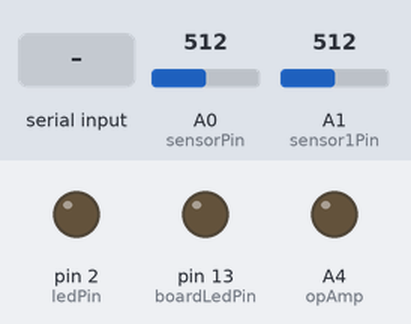
This sketch was run on a simulated Teensy 4. Parts: output pins drawn as LEDs (lit = HIGH). The test bench sets the inputs (shaded band); at power-on: A0 (sensorPin) = 512, A1 (sensor1Pin) = 512 (analog values on the 0–1023 scale).

Above: at 1.2 s.
1.3 s: "BEGIN TRANSFER\n" received over the second serial link
At 1.9 s:
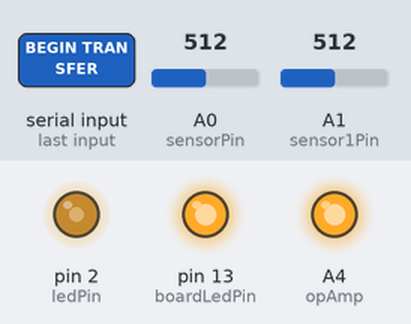
2.8 s: "1\n" received over the second serial link
At 3.1 s:
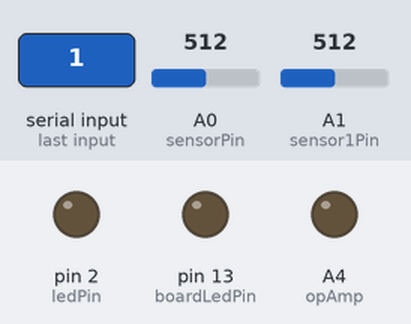
Timing chart, 0 to 5.8 s (numbered marks = the images above; inputs shaded):
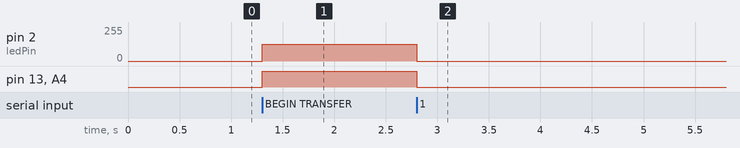

The sketch:

fluoro_firmware_v21.ino
```cpp
/*
* TEENSYv4 CODE FOR THE BALL AEROSPACE IN WATER FLUOROMETER
* COLE RADETICH 2023
*/

/*
 ███████╗██╗     ██╗   ██╗ ██████╗ ██████╗  ██████╗
 ██╔════╝██║     ██║   ██║██╔═══██╗██╔══██╗██╔═══██╗
 █████╗  ██║     ██║   ██║██║   ██║██████╔╝██║   ██║
 ██╔══╝  ██║     ██║   ██║██║   ██║██╔══██╗██║   ██║
 ██║     ███████╗╚██████╔╝╚██████╔╝██║  ██║╚██████╔╝
 ╚═╝     ╚══════╝ ╚═════╝  ╚═════╝ ╚═╝  ╚═╝ ╚═════╝


 ╔═╗┌┐┌  ┬┌┐┌  ┬ ┬┌─┐┌┬┐┌─┐┬─┐  ┌─┐┬  ┬ ┬┌─┐┬─┐┌─┐┌┬┐┌─┐┌┬┐┌─┐┬─┐
 ╠═╣│││  ││││  │││├─┤ │ ├┤ ├┬┘  ├┤ │  │ ││ │├┬┘│ ││││├┤  │ ├┤ ├┬┘
 ╩ ╩┘└┘  ┴┘└┘  └┴┘┴ ┴ ┴ └─┘┴└─  └  ┴─┘└─┘└─┘┴└─└─┘┴ ┴└─┘ ┴ └─┘┴└─
*/

#define HWSERIAL Serial1 //this makes it easier for us to reference the TX/RX, since serial as a keyword here references USB OTG mode and not RX/Tx
//CROSS CHECK THESE WITH HARDWARE VALUES, ENSURE THAT WE ARE REFERENCING THE CORRECT DIODES
const int sensorPin = 14; //sensor0 (hamamatsu, not filtered)
const int sensor1Pin = 15; //sensor1 (hammamatsu, filtered)
const int ledPin = 2; //driving LEDs, PWM**
const int boardLedPin = 13; //little orange fella
const int opAmp = 18; //OP Amp

byte ret1, ret2;
int pwm_on, timestep; //variables
//extra pin info: https://www.pjrc.com/store/teensy40.html#pins
//setup
void setup()
{
  //init TX/RX pins
  HWSERIAL.begin(115200);
  HWSERIAL.setTimeout(1);
  //init LED pin for PWM output
  pinMode(opAmp, OUTPUT);
  pinMode(ledPin, OUTPUT);
  //init debug LED
  pinMode(boardLedPin, OUTPUT);
  //init pwm flag. this is off since the device is off
  pwm_on = 0;
}

void loop()
{
  if(HWSERIAL.available() > 0)
  {
    //begin ack
    String data = HWSERIAL.readStringUntil('\n');
    //send ack back w the GOT header, handshake complete!
    HWSERIAL.print("GOT ");
    HWSERIAL.println(data);

    //while loop to initiate transfer. a response back from the Pi will break this loop and put everything back to waiting mode.
    while(data == "BEGIN TRANSFER")
    {
      if(pwm_on == 0)
      {
        digitalWrite(opAmp, HIGH);
        digitalWrite(boardLedPin, HIGH);
        analogWrite(ledPin, 127);
        analogWriteFrequency(ledPin, 1000);
        analogReadResolution(8);
        pwm_on = 1;
      }

      //We are transferring! begin transfer.
      ret1 = analogRead(sensorPin);
      ret2 = analogRead(sensor1Pin);
      HWSERIAL.write(ret1);
      HWSERIAL.write(ret2);


      //this shows the Pi has responded and wants data to stop. shut off pwm and wait for next ack.
      if(HWSERIAL.available() > 0)
      {
        digitalWrite(opAmp, LOW);
        digitalWrite(boardLedPin, LOW);
        analogWrite(ledPin, 0);
        pwm_on = 0;
        timestep = 0;
        data = HWSERIAL.readStringUntil('\n');
      }
    }
  }
}
```

Measured:
- after the input at 1.3 s, pin 2 (ledPin): 0/255 → 127/255 at once; pin 13 (boardLedPin), A4 (opAmp): LOW → HIGH at once
- after the input at 2.8 s, pin 2 (ledPin): 127/255 → 0/255 at once; pin 13 (boardLedPin), A4 (opAmp): HIGH → LOW at once
